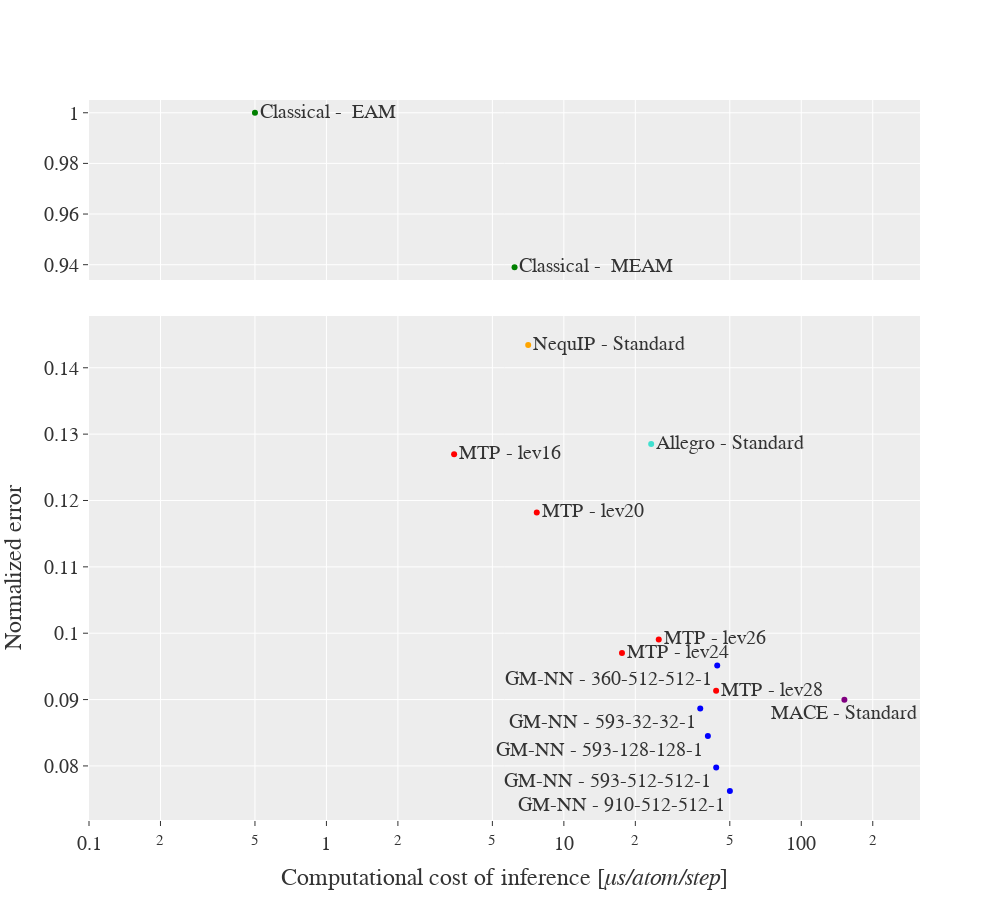

Source (notebook cell):
### Code cell
fig.show()

### Figure 1 — Plotly figure (JSON) as saved in the notebook; plotly's stock layout.template omitted (floating-point values rounded to 4 significant figures)
{"data": [{"legendgroup": "GM-NN", "marker": {"color": ["blue", "blue", "blue", "blue", "blue"]}, "mode": "markers+text", "name": "GM-NN", "text": ["GM-NN - 593-512-512-1", "GM-NN - 593-128-128-1", "GM-NN - 593-32-32-1", "GM-NN - 360-512-512-1", "GM-NN - 910-512-512-1"], "textposition": "bottom left", "type": "scatter", "x": [43.81, 40.42, 37.54, 44.25, 50.04], "y": [0.07977, 0.0845, 0.08864, 0.09512, 0.07621], "yaxis": "y"}, {"legendgroup": "MTP", "marker": {"color": ["red", "red", "red", "red", "red"]}, "mode": "markers+text", "name": "MTP", "text": ["MTP - lev16", "MTP - lev20", "MTP - lev24", "MTP - lev26", "MTP - lev28"], "textposition": "middle right", "type": "scatter", "x": [3.45, 7.69, 17.57, 25.1, 43.78], "y": [0.127, 0.1182, 0.09703, 0.09907, 0.09132], "yaxis": "y"}, {"legendgroup": "Classical", "marker": {"color": ["green", "green"]}, "mode": "markers+text", "name": "Classical", "text": ["Classical -  EAM", "Classical -  MEAM"], "textposition": "middle right", "type": "scatter", "x": [0.5, 6.2], "y": [1, 0.939], "yaxis": "y2"}, {"legendgroup": "MACE", "marker": {"color": ["purple"]}, "mode": "markers+text", "name": "MACE", "text": ["MACE - Standard"], "textposition": "bottom center", "type": "scatter", "x": [151.9], "y": [0.08998], "yaxis": "y"}, {"legendgroup": "NequIP", "marker": {"color": ["orange"]}, "mode": "markers+text", "name": "NequIP", "text": ["NequIP - Standard"], "textposition": "middle right", "type": "scatter", "x": [7.077], "y": [0.1434], "yaxis": "y"}, {"legendgroup": "Allegro", "marker": {"color": ["turquoise"]}, "mode": "markers+text", "name": "Allegro", "text": ["Allegro - Standard"], "textposition": "middle right", "type": "scatter", "x": [23.32], "y": [0.1285], "yaxis": "y"}], "layout": {"font": {"family": "Serif", "size": 20}, "grid": {"yaxes": ["y"]}, "height": 900, "showlegend": false, "width": 1000, "xaxis": {"range": [-1, 2.5], "title": {"text": "Computational cost of inference [<i>μs/atom/step</i>]"}, "type": "log"}, "yaxis": {"domain": [0, 0.7], "title": {"text": "Normalized error"}}, "yaxis2": {"domain": [0.75, 1]}}}
